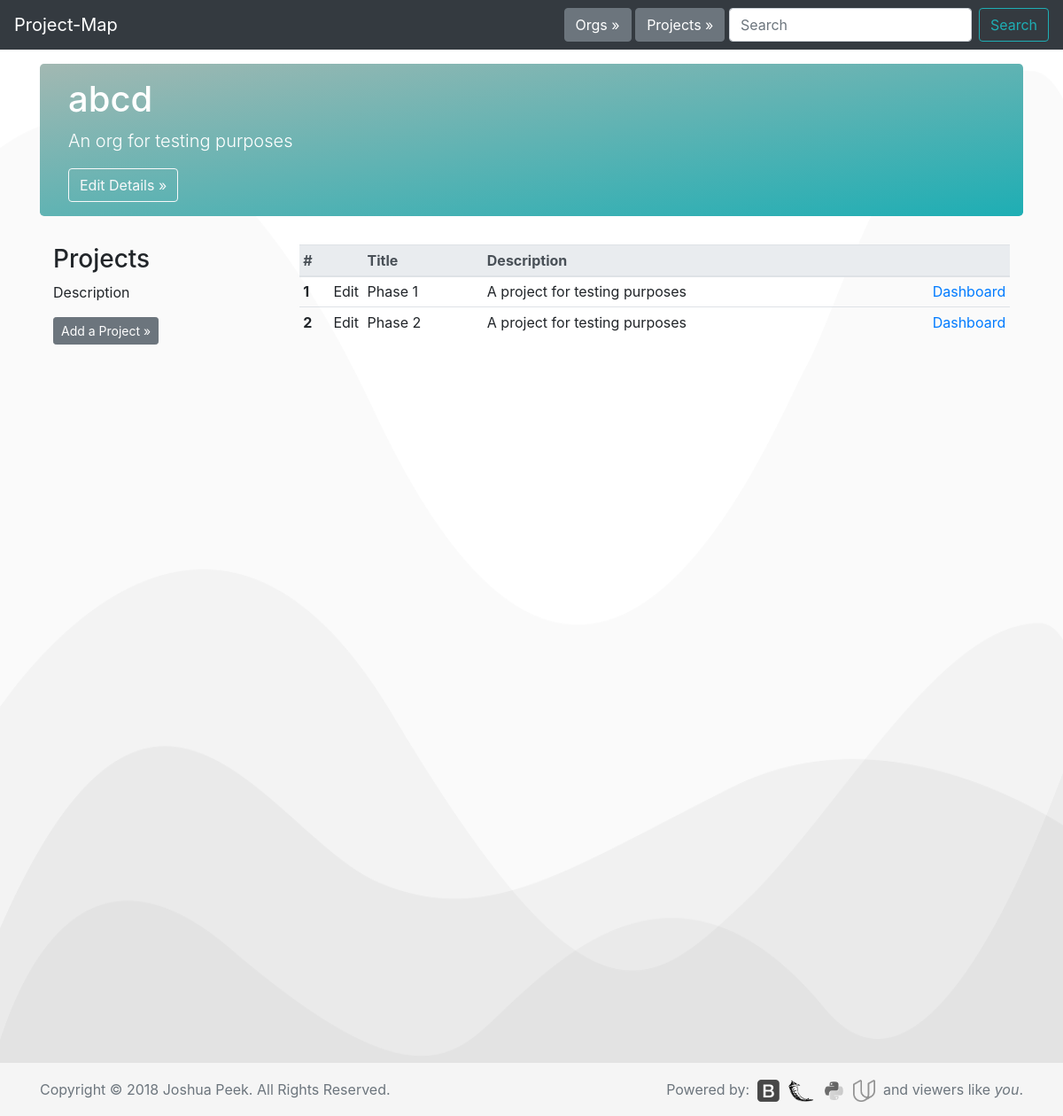
/1/, run on the app's committed database.
### database_setup.py (models this page shows, shortened)
class Org(Base):
    __tablename__ = 'org'
    id = Column(Integer, primary_key=True)
    title = Column(String(250), nullable=False)
    description = Column(String(500))

class Project(Base):
    __tablename__ = 'project'
    id = Column(Integer, primary_key=True)
    title = Column(String(250), nullable=False)
    description = Column(String(500))
    org_id = Column(Integer, ForeignKey('org.id'))
    org = relationship(Org)

### app.py (the view)
@app.route('/<int:org_id>/')
def orgPage(org_id):
    allorgs = session.query(Org).all()
    allprojects = session.query(Project).all()
    org = session.query(Org).filter_by(id=org_id).one()
    projects = session.query(Project).filter_by(org_id=org.id).all()
    return render_template('org.html', org=org, projects=projects,
                            allorgs=allorgs, allprojects=allprojects)

### templates/org.html (shortened to what this page needs)
<!doctype html>
<html lang="en">
  {% include "header.html" %}
  <body>
    <nav class="navbar navbar-expand-md navbar-dark fixed-top bg-dark">
      <a class="navbar-brand" href="/">Project-Map</a>
      <div class="collapse navbar-collapse" id="navbarCollapse">
        <button type="button" class="btn btn-secondary my-2 my-sm-0" data-toggle="modal" data-target="#org-select">Orgs &raquo;</button>&nbsp;
        <button type="button" class="btn btn-secondary my-2 my-sm-0" data-toggle="modal" data-target="#project-select">Projects &raquo;</button>&nbsp;
        <form class="form-inline mt-2 mt-md-0">
          <input class="form-control mr-sm-2" type="text" placeholder="Search" aria-label="Search">
          <button class="btn btn-outline-success my-2 my-sm-0" type="submit">Search</button>
        </form>
      </div>
    </nav>
    <main role="main" class="container">
      <div class="jumbotron" style="padding:1rem 2rem;">
        <h1>{{org.title}}</h1>
        <p class="lead">{{org.description}}</p>
        <button type="button" class="btn btn-md btn btn-outline-light" data-toggle="modal" data-target="#edit-org-details">Edit Details &raquo;</button>
      </div>
      <div class="container">
        <div class="row">
          <div class="col-md-3">
            <h3>Projects</h3>
              <p>Description</p>
              <p><button type="button" class="btn btn-secondary btn-sm" data-toggle="modal" data-target="#add-project">Add a Project &raquo;</button></p>
              <br>
          </div>
          <div class="col-md-9">
            <table class="table table-responsive table-sm table-hover" width="100%">
              <thead class="thead-light">
                <tr>
                  <th scope="col" width="35px">#</th>
                  <th scope="col" width="30px"></th>
                  <th scope="col" width="140px">Title</th>
                  <th scope="col" width="527px">Description</th>
                  <th scope="col" width="70px"></th>
                </tr>
              </thead>
              <tbody>
                {% for i in projects %}
                <tr>
                  <th scope="row">{{loop.index}}</th>
                  <td>Edit</td>
                  <td>{{i.title}}</td>
                  <td>{{i.description}}</td>
                  <td><a href="{{url_for('projectPage', org_id = i.org.id,  project_id = i.id)}}">Dashboard</a></td>
                </tr>
                {% endfor %}
              </tbody>
            </table>
          </div>
        </div>
      </div>
    </main>
  {% include "footer.html" %}
  </body>
</html>

### data on the page
Org: title "abcd", description "An org for testing purposes"
Project: title "Phase 1", description "A project for testing purposes"
Project: title "Phase 2", description "A project for testing purposes"
